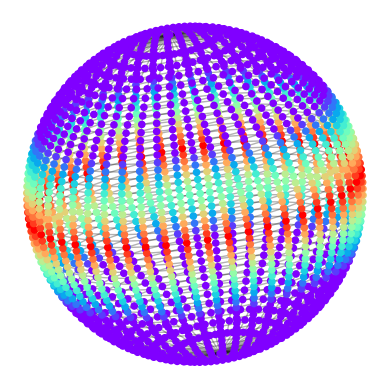

Reproduce this figure in Python.
from math import pi, cos, sin, sqrt
from matplotlib import cm
from matplotlib import pyplot as plt
import networkx as nx
from scipy.spatial.transform import Rotation


def wire_sphere(z_div, c_div):
    g = nx.Graph()
    n_pole, s_pole = (0, z_div), (0, -z_div)
    for i in range(1, z_div):
        for j in range(c_div):
            n = n_pole if i == 1 else (j, i-1)
            s = s_pole if i == z_div-1 else (j, i+1)
            e = ((j+1) % c_div, i)
            w = ((j-1) % c_div, i)
            c = (j, i)
            g.add_edges_from([(c, n), (c, s), (c, e), (c, w)])
    return g


def coord(xy0, z0, z_div, c_div):
    z = 1 - 2/z_div*z0 if abs(z0) != z_div else z0/z_div
    r = sqrt(1 - z*z)
    dt = 2*pi / c_div
    return (r*cos(dt*xy0), r*sin(dt*xy0), z)


def ecc_color(g, e=None, c=cm.rainbow):
    if not e:
        e = nx.eccentricity(g)
    d, r = nx.diameter(g, e=e), nx.radius(g, e=e)
    print(f'diameter: {d}, radius: {r}')
    return c(list(map(lambda x: (x-r)/(d-r), (e[v] for v in g))))


if __name__ == '__main__':
    dz, dxy = 50, 50
    g = wire_sphere(dz, dxy)

    rot = Rotation.from_rotvec([pi/2-0.3, 0.2, 0])
#    rot = Rotation.from_rotvec([pi/2, 0., 0])
    pos = {v: (x, y) for v in g for x, y, _ in [rot.apply(coord(*v, dz, dxy))]}

    colors = ecc_color(g, e=nx.eccentricity(g), c=cm.rainbow_r)
    nx.draw_networkx_nodes(g, pos, node_size=20, node_color=colors)
    nx.draw_networkx_edges(g, pos, alpha=0.3)

    plt.axis('off')
    plt.gca().set_aspect('equal')
#    plt.savefig('wire_sphere_eccentricity.png', bbox_inches='tight')
    plt.tight_layout()
    plt.show()
